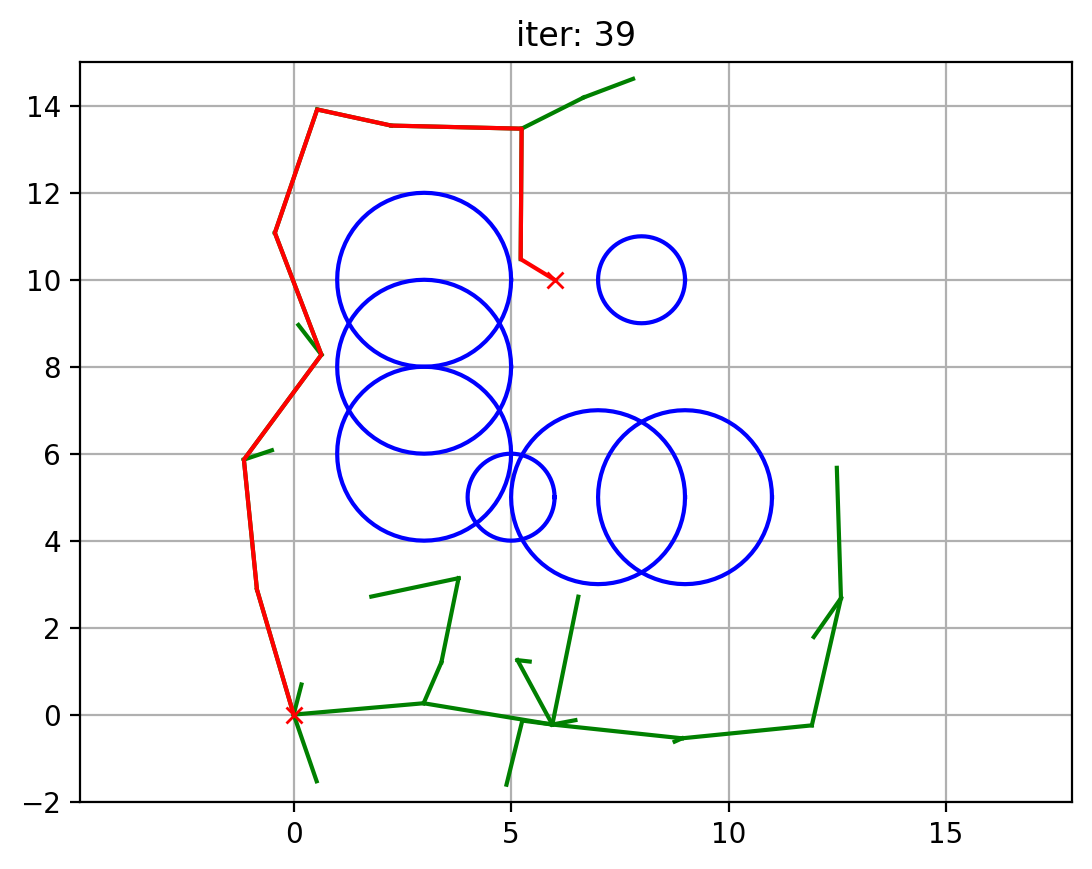

The Python source for this figure:
import math
import random

import matplotlib.pyplot as plt
import numpy as np

show_animation = True

"""
Path planning Sample Code with Randomized Rapidly-Exploring Random Trees (RRT)
author: AtsushiSakai(@Atsushi_twi)

The MIT License (MIT)

Copyright (c) 2016 - 2021 Atsushi Sakai

Permission is hereby granted, free of charge, to any person obtaining a copy
of this software and associated documentation files (the "Software"), to deal
in the Software without restriction, including without limitation the rights
to use, copy, modify, merge, publish, distribute, sublicense, and/or sell
copies of the Software, and to permit persons to whom the Software is
furnished to do so, subject to the following conditions:

The above copyright notice and this permission notice shall be included in all
copies or substantial portions of the Software.

THE SOFTWARE IS PROVIDED "AS IS", WITHOUT WARRANTY OF ANY KIND, EXPRESS OR
IMPLIED, INCLUDING BUT NOT LIMITED TO THE WARRANTIES OF MERCHANTABILITY,
FITNESS FOR A PARTICULAR PURPOSE AND NONINFRINGEMENT. IN NO EVENT SHALL THE
AUTHORS OR COPYRIGHT HOLDERS BE LIABLE FOR ANY CLAIM, DAMAGES OR OTHER
LIABILITY, WHETHER IN AN ACTION OF CONTRACT, TORT OR OTHERWISE, ARISING FROM,
OUT OF OR IN CONNECTION WITH THE SOFTWARE OR THE USE OR OTHER DEALINGS IN THE
SOFTWARE.
"""


class RRT:
    class Node:
        def __init__(self, x, y) -> None:
            self.x = x
            self.y = y
            self.path_x = []
            self.path_y = []
            self.parent = None

    def __init__(
        self,
        start,
        goal,
        obstacle_list,
        rand_area,
        expand_dis=3.0,
        path_resolution=0.5,
        goal_sample_rate=5,
        max_iter=500,
    ):
        """
        Setting Parameter
        start:Start Position [x,y]
        goal:Goal Position [x,y]
        obstacleList:obstacle Positions [[x,y,size],...]
        randArea:Random Sampling Area [min,max]
        """
        self.start = self.Node(*start)
        self.end = self.Node(*goal)
        self.min_rand, self.max_rand = rand_area
        self.expand_dis = expand_dis
        self.path_resolution = path_resolution
        self.goal_sample_rate = goal_sample_rate
        self.max_iter = max_iter
        self.obstacle_list = obstacle_list
        self.node_list = []

    def planning(self, animation=True):
        self.node_list = [self.start]
        for i in range(self.max_iter):
            rnd_node = self.get_random_node()
            nearest_ind = self.get_nearest_node_index(self.node_list, rnd_node)
            nearest_node = self.node_list[nearest_ind]

            new_node = self.steer(nearest_node, rnd_node, self.expand_dis)

            if not self.collide_with_obstacles(new_node, self.obstacle_list):
                self.node_list.append(new_node)
            if animation and i % 5 == 0:
                self.draw_graph(rnd_node, i)

            # ゴールまでの距離が小さければゴールに向かって線を引く
            if (
                self.calc_dist_to_goal(self.node_list[-1].x, self.node_list[-1].y)
                <= self.expand_dis
            ):
                final_node = self.steer(self.node_list[-1], self.end, self.expand_dis)
                if not self.collide_with_obstacles(final_node, self.obstacle_list):
                    return self.generate_final_course(len(self.node_list) - 1), i

            if animation and i % 5 == 0:
                self.draw_graph(rnd_node)
        return None, None

    def steer(self, from_node, to_node, extend_length=float("inf")):
        new_node = self.Node(from_node.x, from_node.y)
        d, theta = self.calc_distance_and_angle(new_node, to_node)

        new_node.path_x = [new_node.x]
        new_node.path_y = [new_node.y]

        if extend_length > d:
            extend_length = d

        n_expand = math.floor(extend_length / self.path_resolution)

        for _ in range(n_expand):
            new_node.x += self.path_resolution * math.cos(theta)
            new_node.y += self.path_resolution * math.sin(theta)
            new_node.path_x.append(new_node.x)
            new_node.path_y.append(new_node.y)

        d, _ = self.calc_distance_and_angle(new_node, to_node)
        if d <= self.path_resolution:
            new_node.x = to_node.x
            new_node.y = to_node.y
            new_node.path_x.append(new_node.x)
            new_node.path_y.append(new_node.y)

        new_node.parent = from_node

        return new_node

    def generate_final_course(self, goal_ind):
        path = [[self.end.x, self.end.y]]
        node = self.node_list[goal_ind]
        while node.parent is not None:
            path.append([node.x, node.y])
            node = node.parent
        path.append([node.x, node.y])
        return path

    def calc_dist_to_goal(self, x, y):
        dx = x - self.end.x
        dy = y - self.end.y
        return math.hypot(dx, dy)

    def get_random_node(self):
        if random.randint(0, 100) > self.goal_sample_rate:
            rnd = self.Node(
                random.uniform(self.min_rand, self.max_rand),
                random.uniform(self.min_rand, self.max_rand),
            )
        else:  # goal point sampling
            rnd = self.Node(self.end.x, self.end.y)
        return rnd

    def draw_graph(self, rnd=None, num_iter=None):
        plt.clf()
        plt.gcf().canvas.mpl_connect(
            "key_release_event",
            lambda event: [exit(0) if event.key == "escape" else None],
        )
        if num_iter is not None:
            plt.title(f"iter: {num_iter}")
        if rnd is not None:
            plt.plot(rnd.x, rnd.y, "^k")
        for node in self.node_list:
            if node.parent:
                plt.plot(node.path_x, node.path_y, "-g")

        for (ox, oy, size) in self.obstacle_list:
            self.plot_circle(ox, oy, size)

        plt.plot(self.start.x, self.start.y, "xr")
        plt.plot(self.end.x, self.end.y, "xr")
        plt.axis("equal")
        plt.axis([-2, 15, -2, 15])
        plt.grid(True)
        plt.pause(0.01)

    @staticmethod
    def plot_circle(x, y, size, color="-b"):  # pragma: no cover
        deg = list(range(0, 360, 5))
        deg.append(0)
        xl = [x + size * math.cos(np.deg2rad(d)) for d in deg]
        yl = [y + size * math.sin(np.deg2rad(d)) for d in deg]
        plt.plot(xl, yl, color)

    @staticmethod
    def get_nearest_node_index(node_list, rnd_node):
        dlist = [
            (node.x - rnd_node.x) ** 2 + (node.y - rnd_node.y) ** 2
            for node in node_list
        ]
        minind = dlist.index(min(dlist))
        return minind

    @staticmethod
    def collide_with_obstacles(node, obstacleList):
        if node is None:
            raise ValueError("Node should be not None")

        for (ox, oy, size) in obstacleList:
            dx_list = [ox - x for x in node.path_x]
            dy_list = [oy - y for y in node.path_y]
            d_list = [dx * dx + dy * dy for (dx, dy) in zip(dx_list, dy_list)]
            if min(d_list) <= size ** 2:
                return True

        return False

    @staticmethod
    def calc_distance_and_angle(from_node, to_node):
        dx = to_node.x - from_node.x
        dy = to_node.y - from_node.y
        d = math.hypot(dx, dy)
        theta = math.atan2(dy, dx)
        return d, theta


def main(gx=6.0, gy=10.0):
    print("start " + __file__)

    # ====Search Path with RRT====
    obstacleList = [
        (5, 5, 1),
        (3, 6, 2),
        (3, 8, 2),
        (3, 10, 2),
        (7, 5, 2),
        (9, 5, 2),
        (8, 10, 1),
    ]  # [x, y, radius]
    # Set Initial parameters
    max_iter = 50000
    rrt = RRT(
        start=[0, 0],
        goal=[gx, gy],
        rand_area=[-2, 15],
        obstacle_list=obstacleList,
        max_iter=max_iter,
    )

    path, num_iter = rrt.planning(animation=show_animation)

    if path is None:
        print("cannnot find path")
    else:
        print("path found")

        if show_animation:
            rrt.draw_graph(num_iter=num_iter)
            plt.plot([x for (x, _) in path], [y for (_, y) in path], "-r")
            plt.pause(0.1)
            plt.xlim([-5, 15])
            plt.ylim([-2, 15])
            plt.savefig("rrt.png", bbox_inches="tight", dpi=200)
            plt.show()


if __name__ == "__main__":
    main()
